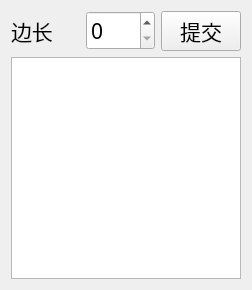
<?xml version="1.0" encoding="UTF-8"?>
<ui version="4.0">
 <class>NinePatchFrame</class>
 <widget class="QFrame" name="NinePatchFrame">
  <property name="geometry">
   <rect>
    <x>0</x>
    <y>0</y>
    <width>252</width>
    <height>290</height>
   </rect>
  </property>
  <property name="windowTitle">
   <string>九宫图</string>
  </property>
  <layout class="QVBoxLayout" name="verticalLayout">
   <item>
    <layout class="QHBoxLayout" name="horizontalLayout">
     <item>
      <widget class="QLabel" name="labelEdge">
       <property name="font">
        <font>
         <family>等线 Light</family>
         <pointsize>16</pointsize>
        </font>
       </property>
       <property name="text">
        <string>边长</string>
       </property>
      </widget>
     </item>
     <item>
      <widget class="QSpinBox" name="spinBoxEdge">
       <property name="font">
        <font>
         <family>微软雅黑 Light</family>
         <pointsize>16</pointsize>
        </font>
       </property>
      </widget>
     </item>
     <item>
      <widget class="QPushButton" name="pushButtonCommit">
       <property name="font">
        <font>
         <family>微软雅黑 Light</family>
         <pointsize>16</pointsize>
        </font>
       </property>
       <property name="text">
        <string>提交</string>
       </property>
      </widget>
     </item>
    </layout>
   </item>
   <item>
    <widget class="QTableWidget" name="tableWidgetResult">
     <property name="font">
      <font>
       <family>微软雅黑 Light</family>
       <pointsize>16</pointsize>
      </font>
     </property>
     <property name="editTriggers">
      <set>QAbstractItemView::EditKeyPressed</set>
     </property>
     <property name="textElideMode">
      <enum>Qt::ElideNone</enum>
     </property>
     <property name="sortingEnabled">
      <bool>false</bool>
     </property>
     <attribute name="horizontalHeaderVisible">
      <bool>false</bool>
     </attribute>
     <attribute name="horizontalHeaderMinimumSectionSize">
      <number>10</number>
     </attribute>
     <attribute name="horizontalHeaderDefaultSectionSize">
      <number>10</number>
     </attribute>
     <attribute name="horizontalHeaderHighlightSections">
      <bool>false</bool>
     </attribute>
     <attribute name="verticalHeaderVisible">
      <bool>false</bool>
     </attribute>
     <attribute name="verticalHeaderMinimumSectionSize">
      <number>10</number>
     </attribute>
     <attribute name="verticalHeaderDefaultSectionSize">
      <number>10</number>
     </attribute>
     <attribute name="verticalHeaderHighlightSections">
      <bool>false</bool>
     </attribute>
    </widget>
   </item>
  </layout>
 </widget>
 <resources/>
 <connections/>
</ui>
